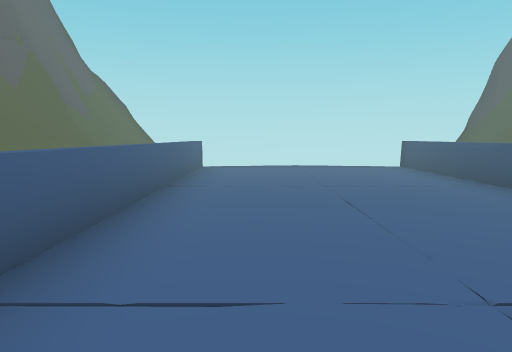
[1] (above)

12 first-person views from a walk through a scene from a Unity 3-D project. The camera is 1.4 m above the floor, tilts 6° down and sees 70° across. The floor is counted in squares, 2 m on a side. Each view is taken from the middle of a square. On the plan, view 1 faces up. The plan holds only what a view shows up to about 11 squares ahead; the rest is blank. The place goes on beyond the plan. The player character is not drawn.

[2]
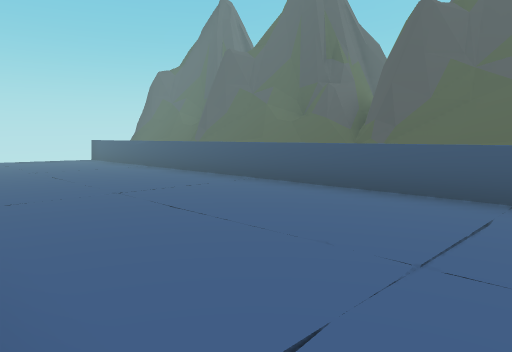

[3]
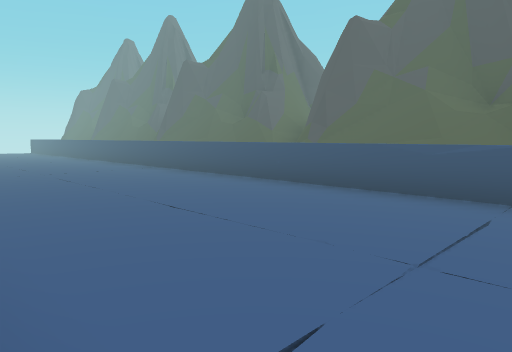

[4]
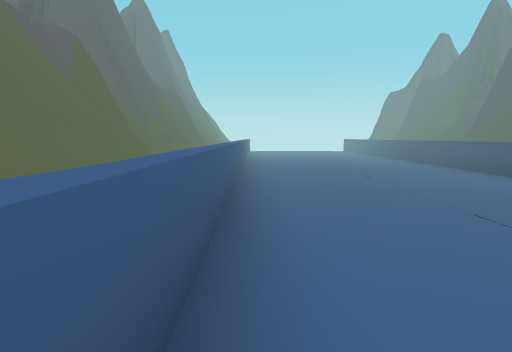

[5]
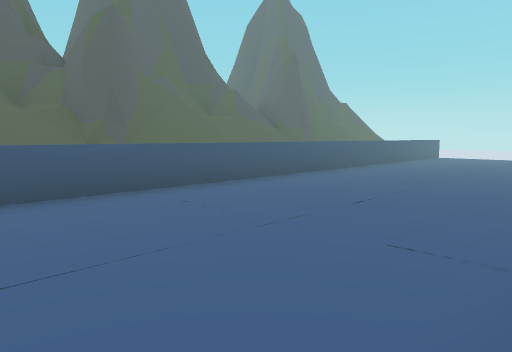

[6]
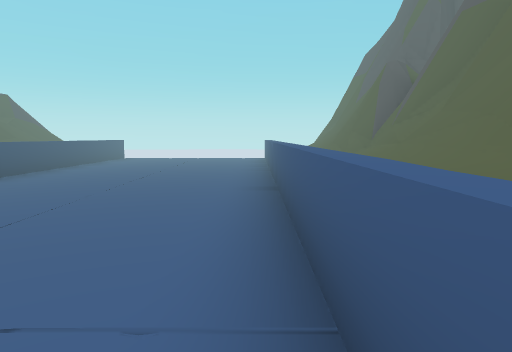

[7]
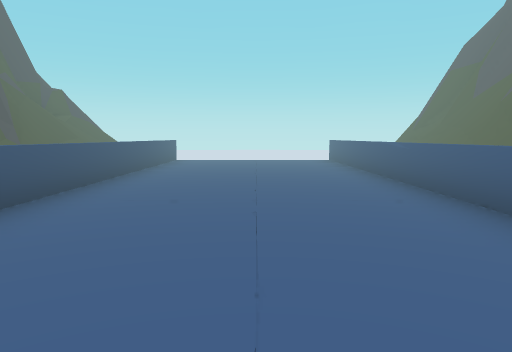

[8]
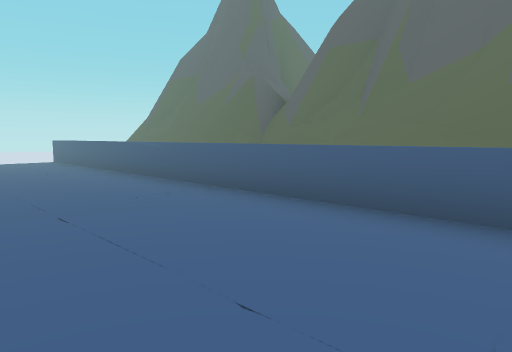

[9]
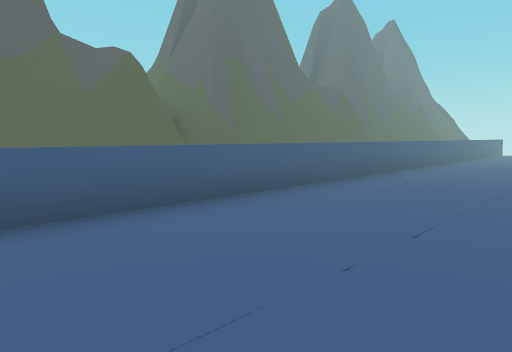

[10]
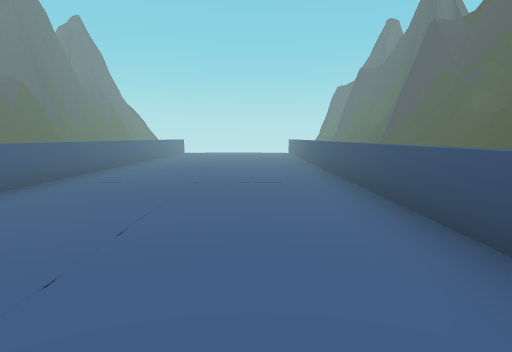

[11]
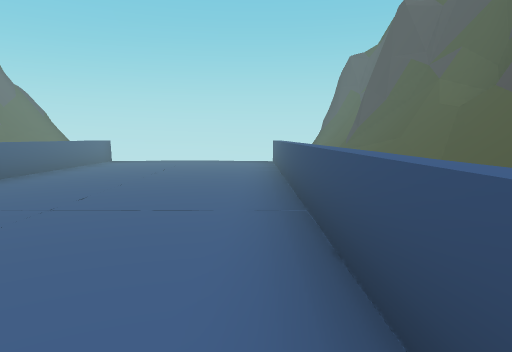

[12]
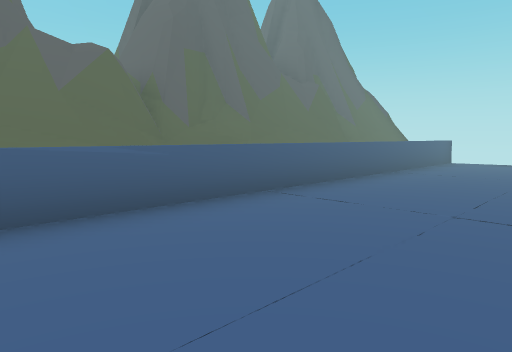

### Floor plan
Key: @ floor where view 1 was taken; # wall or solid block; . main floor; : floor 0.25 m higher than the main floor; + floor 0.5 m higher than the main floor; * floor 0.75 m higher than the main floor; = window, fence, low wall or low ledge; ^ raised ledge.
Columns run from 3 left of view 1 to 5 right of it. Each row starts with its distance up from view 1.
  9 #######^#
  8 #+.....^#
  7 #+.....^#
  6 ##....=^#
  5 ##.....^#
  4 #+.....^#
  3 #*.....^#
  2 #+.....^#
  1 #=.....^#
  0 ##=@...^#
 -1 #+.....^#
 -2 #+.....^#
 -3 #+.....^#
 -4 #:.....^#
 -5 ##.....^#
 -6 ##.....^#
 -7 #+.....^#
 -8 #+....=^#
 -9 ##.....^#
-10 ##.....^#
-11 #+.....^#
-12 #+.....^#
-13 #+.....^#
-14 ##.....^#
-15 ##=....^#
-16 #+.....^#
-17 #+.....^#
-18 # .....^#
-19 # .....^#
-20  #.....^

Positions as (right, up) in squares from view 1, and headings:
1: (0, 0), facing up
2: (-1, -3), facing up-right
3: (-1, -10), facing up-right
4: (-1, -10), facing up
5: (-1, -7), facing down-right
6: (-1, -8), facing down
7: (1, -9), facing down
8: (2, -9), facing down-left
9: (2, -8), facing up-left
10: (2, -8), facing up
11: (3, -2), facing up
12: (2, -2), facing up-left
